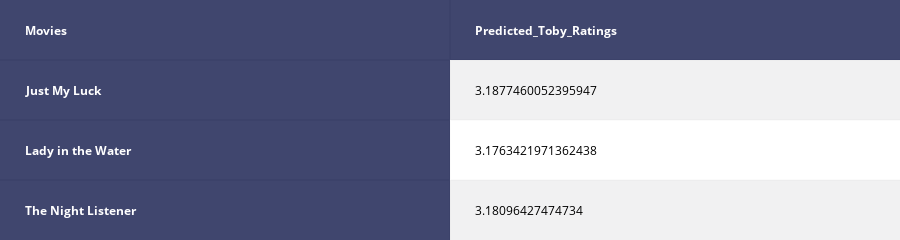

Notebook source saved alongside this figure:
### Code cell
toby_item_rat=pd.DataFrame(pred_ratings, index=recom_movies, columns=['Predicted_Toby_Ratings'])
iplot(ff.create_table(toby_item_rat,index=True, index_title='Movies'))

### Figure 1 — Plotly figure (JSON) as saved in the notebook; plotly's stock layout.template omitted (floating-point values rounded to 4 significant figures)
{"data": [{"colorscale": [[0, "#00083e"], [0.5, "#ededee"], [1, "#ffffff"]], "hoverinfo": "none", "opacity": 0.75, "showscale": false, "type": "heatmap", "uid": "5acf7925-18ca-43f4-bff4-a319baae590d", "z": [[0, 0], [0, 0.5], [0, 1], [0, 0.5]]}], "layout": {"annotations": [{"align": "left", "font": {"color": "#ffffff"}, "showarrow": false, "text": "<b>Movies</b>", "x": -0.45, "xanchor": "left", "xref": "x", "y": 0, "yref": "y"}, {"align": "left", "font": {"color": "#ffffff"}, "showarrow": false, "text": "<b>Predicted_Toby_Ratings</b>", "x": 0.55, "xanchor": "left", "xref": "x", "y": 0, "yref": "y"}, {"align": "left", "font": {"color": "#ffffff"}, "showarrow": false, "text": "<b>Just My Luck</b>", "x": -0.45, "xanchor": "left", "xref": "x", "y": 1, "yref": "y"}, {"align": "left", "font": {"color": "#000000"}, "showarrow": false, "text": "3.1877460052395947", "x": 0.55, "xanchor": "left", "xref": "x", "y": 1, "yref": "y"}, {"align": "left", "font": {"color": "#ffffff"}, "showarrow": false, "text": "<b>Lady in the Water</b>", "x": -0.45, "xanchor": "left", "xref": "x", "y": 2, "yref": "y"}, {"align": "left", "font": {"color": "#000000"}, "showarrow": false, "text": "3.1763421971362438", "x": 0.55, "xanchor": "left", "xref": "x", "y": 2, "yref": "y"}, {"align": "left", "font": {"color": "#ffffff"}, "showarrow": false, "text": "<b>The Night Listener</b>", "x": -0.45, "xanchor": "left", "xref": "x", "y": 3, "yref": "y"}, {"align": "left", "font": {"color": "#000000"}, "showarrow": false, "text": "3.18096427474734", "x": 0.55, "xanchor": "left", "xref": "x", "y": 3, "yref": "y"}], "height": 170, "margin": {"b": 0, "l": 0, "r": 0, "t": 0}, "xaxis": {"dtick": 1, "gridwidth": 2, "showticklabels": false, "tick0": -0.5, "ticks": "", "zeroline": false}, "yaxis": {"autorange": "reversed", "dtick": 1, "gridwidth": 2, "showticklabels": false, "tick0": 0.5, "ticks": "", "zeroline": false}}}
